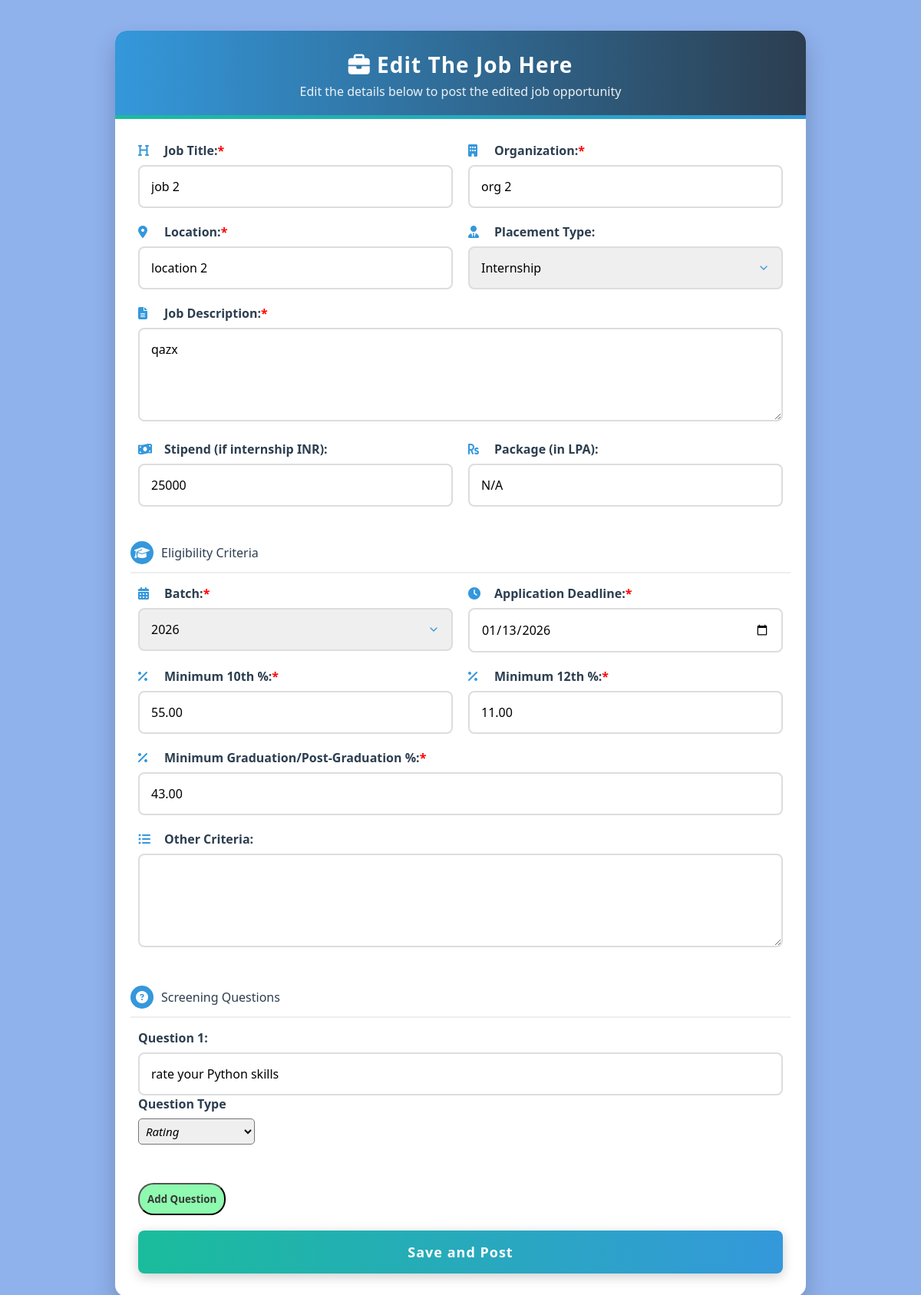
Screenshot of /admin_home/edit_job/2e793b55-d6ef-4ff4-8c50-decfdb85db0e/ (signed in) with the database file from the repository.
### placement/models.py (models this page shows, shortened)
class Job(models.Model):
    job_id = models.UUIDField(primary_key=True, default=uuid.uuid4, editable=False)
    title = models.CharField(max_length=100)
    organization = models.CharField(max_length=100)
    location = models.CharField(max_length=100)
    description = models.TextField()
    placement_type = models.CharField(max_length=50)
    job_stipend = models.CharField(max_length=50)
    package = models.CharField(max_length=50)
    eligiblity_batch = models.CharField(max_length=50)
    eligiblity_10_marks = models.DecimalField(max_digits=5, decimal_places=2)
    eligiblity_12_marks = models.DecimalField(max_digits=5, decimal_places=2)
    eligiblity_college_marks = models.DecimalField(max_digits=5, decimal_places=2)
    eligiblity_others = models.TextField()
    application_deadline = models.DateField()
    question1 = models.CharField(max_length=200, blank=True, null=True)
    question2 = models.CharField(max_length=200, blank=True, null=True)
    question3 = models.CharField(max_length=200, blank=True, null=True)
    question4 = models.CharField(max_length=200, blank=True, null=True)
    question5 = models.CharField(max_length=200, blank=True, null=True)
    question6 = models.CharField(max_length=200, blank=True, null=True)
    question7 = models.CharField(max_length=200, blank=True, null=True)
    question8 = models.CharField(max_length=200, blank=True, null=True)
    question9 = models.CharField(max_length=200, blank=True, null=True)
    question10 = models.CharField(max_length=200, blank=True, null=True)
    type1 = models.CharField(max_length=20, blank=True, null=True)
    type2 = models.CharField(max_length=20, blank=True, null=True)
    type3 = models.CharField(max_length=20, blank=True, null=True)
    type4 = models.CharField(max_length=20, blank=True, null=True)
    type5 = models.CharField(max_length=20, blank=True, null=True)
    type6 = models.CharField(max_length=20, blank=True, null=True)
    type7 = models.CharField(max_length=20, blank=True, null=True)
    type8 = models.CharField(max_length=20, blank=True, null=True)
    type9 = models.CharField(max_length=20, blank=True, null=True)
    type10 = models.CharField(max_length=20, blank=True, null=True)
    post_date = models.DateField(auto_now_add=True)
    update_date = models.DateField(blank=True, null=True)
    active_status = models.BooleanField(default=True)

### placement/views.py (the view, shortened to what this page needs)
# urls.py: path('admin_home/edit_job/<uuid:job_id>/', views.edit_job,name='edit_job'),
@login_required(login_url='/admin_login/')
def edit_job(request, job_id):
    job = get_object_or_404(Job, job_id=job_id)
    return render(request,"edit_job.html", {"job":job})

### templates/edit_job.html (shortened to what this page needs)
{% load static %}
<!DOCTYPE html>
<html lang="en">
<head>
    <link rel="stylesheet" href="{% static 'CSS/post_and_edit_job.css' %}">
    <link rel="stylesheet" href="https://cdnjs.cloudflare.com/ajax/libs/font-awesome/6.4.0/css/all.min.css">
</head>
<body>
    <div class="container">
        <div class="header">
            <h2><i class="fas fa-briefcase"></i> Edit The Job Here</h2>
            <p>Edit the details below to post the edited job opportunity</p>
        </div>
        <div class="form-container">
            <form method="POST">
                <div class="form-row">
                    <div class="form-group">
                        <label for="title"><i class="fas fa-heading"></i> Job Title: <span style="color: red;">*</span></label>
                        <input type="text" class="form-control" name="title" value="{{job.title}}" required>
                    </div>
                    <div class="form-group">
                        <label for="organization"><i class="fas fa-building"></i> Organization: <span style="color: red;">*</span></label>
                        <input type="text" class="form-control" id="organization" name="organization" value="{{job.organization}}" required>
                    </div>
                    <div class="form-group">
                        <label for="location"><i class="fas fa-map-marker-alt"></i> Location: <span style="color: red;">*</span></label>
                        <input type="text" class="form-control" id="location" name="location" value="{{job.location}}" required>
                    </div>
                    <div class="form-group">
                        <label for="placement_type"><i class="fas fa-user-tie"></i> Placement Type:</label>
                        <select class="form-control" id="placement_type" name="placement_type"required>
                            <option value="Internship" {% if job.placement_type == "Internship" %}selected{% endif %}>Internship</option>
                        </select>
                    </div>
                    <div class="form-group full-width">
                        <label for="description"><i class="fas fa-file-alt"></i> Job Description: <span style="color: red;">*</span></label>
                        <textarea class="form-control" id="description" name="description" rows="4" required>{{job.description}}</textarea>
                    </div>
                    <div class="form-group">
                        <label for="stipend"><i class="fas fa-money-bill-wave"></i> Stipend (if internship INR):</label>
                        <input type="text" class="form-control" id="stipend" name="stipend" value="{{job.job_stipend}}">
                    </div>
                    <div class="form-group">
                        <label for="package"><i class="fas fa-rupee-sign"></i> Package (in LPA):</label>
                        <input type="text" class="form-control" id="package" name="package" value="{{job.package}}">
                    </div>
                    <div class="section-title full-width">
                        <i class="fas fa-graduation-cap"></i> Eligibility Criteria
                    </div>
                    <div class="form-group">
                        <label for="batch"><i class="fas fa-calendar-alt"></i> Batch: <span style="color: red;">*</span></label>
                        <select class="form-control" id="batch" name="batch" required>
                            <option value="2026" {% if job.eligiblity_batch == "2026" %}selected{% endif %}>2026</option>
                        </select>
                    </div>
                    <div class="form-group">
                        <label for="deadline"><i class="fas fa-clock"></i> Application Deadline: <span style="color: red;">*</span></label>
                        <input type="date" class="form-control" id="deadline" name="deadline" min="{{today|date:'Y-m-d'}}" value="{{job.application_deadline|date:'Y-m-d'}}" required>
                    </div>
                    <div class="form-group">
                        <label for="min_marks10"><i class="fas fa-percentage"></i> Minimum 10th %: <span style="color: red;">*</span></label>
                        <input type="text" class="form-control" id="min_marks10" name="min_marks10" value="{{job.eligiblity_10_marks}}" required>
                    </div>
                    <div class="form-group">
                        <label for="min_marks12"><i class="fas fa-percentage"></i> Minimum 12th %: <span style="color: red;">*</span></label>
                        <input type="text" class="form-control" id="min_marks12" name="min_marks12" value="{{job.eligiblity_12_marks}}" required>
                    </div>
                    <div class="form-group full-width">
                        <label for="min_marks_college"><i class="fas fa-percentage"></i> Minimum Graduation/Post-Graduation %: <span style="color: red;">*</span></label>
                        <input type="text" class="form-control" id="min_marks_college" name="min_marks_college" value="{{job.eligiblity_college_marks}}" required>
                    </div>
                    <div class="form-group full-width">
                        <label for="Other_criteria"><i class="fas fa-list-ul"></i> Other Criteria:</label>
                        <textarea class="form-control" id="Other_criteria" name="Other_criteria" rows="4" value="{{job.eligiblity_others}}"></textarea>
                    </div>
                    <div class="section-title full-width">
                        <i class="fas fa-question-circle"></i> Screening Questions
                    </div>
                    <div class="form-group full-width question-block" style="display:none;">
                        <label for="question1"> Question 1:</label>
                        <input type="text" class="form-control" id="question1" name="question1" value="{{job.question1}}">
                        <label for="question1_type">Question Type</i></label>
                        <select class="question_type" id="question1_type" name="question1_type">
                            <option value="rating" {% if job.type1 == "rating" %}selected{% endif %}>Rating</option>
                        </select>
                    </div>
                </div>
                <button type="button" id="add_button">Add Question</button>
                <button type="submit" class="btn">Save and Post</button>
            </form>
        </div>
    </div>
</body>
</html>

### static/CSS/post_and_edit_job.css (style rules this page uses)
* { margin: 0; padding: 0; box-sizing: border-box; font-family: 'Segoe UI', Tahoma, Geneva, Verdana, sans-serif; }
body { background: linear-gradient(135deg, #8fb1ec 0%, #8fb1ec 100%); color: #333; min-height: 100vh; padding: 20px; display: flex; flex-direction: column; align-items: center; justify-content: center; }
.container { width: 100%; max-width: 900px; background: white; border-radius: 15px; box-shadow: 0 15px 30px rgba(0, 0, 0, 0.2); overflow: hidden; animation: fadeIn 0.8s ease-out; margin: 20px 0; }
.header { background: linear-gradient(to right, #3498db, #2c3e50); color: white; padding: 25px; text-align: center; position: relative; }
.header h2 { font-size: 28px; margin-bottom: 5px; letter-spacing: 1px; }
.header p { opacity: 0.9; }
.header::after { content: ''; position: absolute; bottom: 0; left: 0; width: 100%; height: 5px; background: linear-gradient(to right, #1abc9c, #3498db); }
.form-container { padding: 30px; }
.form-row { display: flex; flex-wrap: wrap; margin: 0 -10px; }
.form-group { flex: 1 0 100%; padding: 0 10px; margin-bottom: 20px; position: relative; animation: slideIn 0.5s ease-out forwards; opacity: 0; }
@media (min-width: 600px) { .form-group { flex: 1 0 calc(50% - 20px); } }
@media (min-width: 600px) { .full-width { flex: 1 0 100%; } }
.form-group label { display: block; margin-bottom: 8px; font-weight: 600; color: #2c3e50; display: flex; align-items: center; }
.form-group label i { margin-right: 10px; color: #3498db; min-width: 24px; }
.form-control { width: 100%; padding: 15px; border: 2px solid #ddd; border-radius: 8px; font-size: 16px; transition: all 0.3s ease; }
textarea.form-control { min-height: 120px; resize: vertical; }
select.form-control { appearance: none; background-repeat: no-repeat; background-position: right 15px center; background-size: 16px; }
.section-title { margin: 25px 0 15px; padding-bottom: 10px; border-bottom: 2px solid #eee; color: #2c3e50; width: 100%; display: flex; align-items: center; }
.section-title i { margin-right: 10px; background: #3498db; color: white; width: 30px; height: 30px; border-radius: 50%; display: flex; align-items: center; justify-content: center; }
.btn { background: linear-gradient(to right, #1abc9c, #3498db); color: white; border: none; padding: 16px 30px; font-size: 18px; border-radius: 8px; cursor: pointer; display: block; width: 100%; font-weight: 600; transition: all 0.3s ease; margin-top: 20px; letter-spacing: 1px; box-shadow: 0 4px 15px rgba(0, 0, 0, 0.2); }
.form-group:nth-child(1) { animation-delay: 0.1s; }
.form-group:nth-child(2) { animation-delay: 0.2s; }
.form-group:nth-child(3) { animation-delay: 0.3s; }
.form-group:nth-child(4) { animation-delay: 0.4s; }
.form-group:nth-child(5) { animation-delay: 0.5s; }
.form-group:nth-child(6) { animation-delay: 0.6s; }
.form-group:nth-child(7) { animation-delay: 0.7s; }
.form-group:nth-child(9) { animation-delay: 0.9s; }
.form-group:nth-child(10) { animation-delay: 1.0s; }
#add_button { padding: 10px; border-radius: 20px; background-color:#8efaaf; font-weight: bold; color: #383737; }
.question_type { margin-bottom: 30px; padding: 5px; border-radius: 5px; font-size:15px; font-style:oblique; font-weight:500; }

### rows the page displays
Job: title "job 2", organization "org 2", location "location 2", placement_type "Internship", description "qazx", stipend "25000", package "N/A", batch "2026", deadline "01/13/2026", min_marks10 "55.00", min_marks12 "11.00", min_marks_college "43.00", question1 "rate your Python skills", question1_type "Rating"
